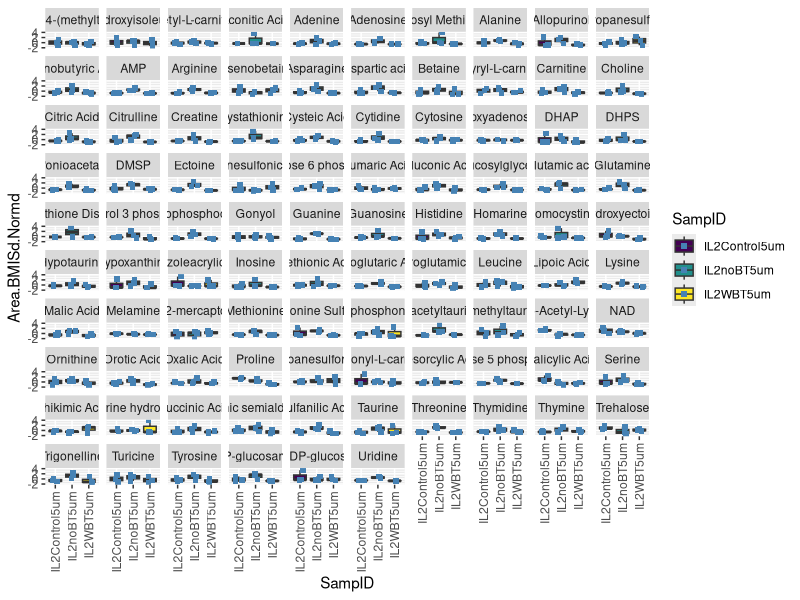
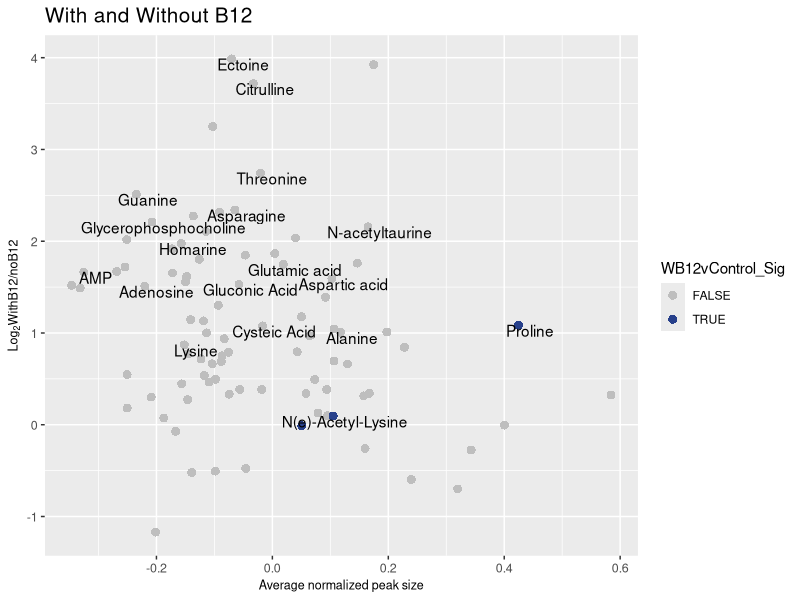

These charts were generated, in order, by the following R code:
library(tidyverse)
options(scipen = 999)

# Set treatment filters
myTreatments <- c("WBT|IL2noBT|IL2Control")
myTreatmentsSplit <- strsplit(myTreatments, split = '|', fixed = TRUE)

# Import required files
BMISd.long <- read.csv("data_processed/IsoLagran2_5_notnormd.csv", stringsAsFactors = FALSE) %>%
  select(Mass.Feature:Adjusted.Area) 
  
BMISd.wide <- read.csv("data_processed/IsoLagran2_5_normd.csv", stringsAsFactors = FALSE, check.names = FALSE)
colnames(BMISd.wide)[1] <- "Replicate.Name"
BMISd.wide.notnormd <- BMISd.long %>%
  pivot_wider(names_from = Replicate.Name, 
              values_from = Adjusted.Area)

# Change all sets to long format
BMISd.long.normd <- BMISd.wide %>%
  pivot_longer(-Replicate.Name,
    names_to = "Mass.Feature",
    values_to = "Area.BMISd.Normd") %>%
  select(Mass.Feature, Replicate.Name, Area.BMISd.Normd)

BMISd.wide.normd <- BMISd.long.normd %>%
  spread(key = "Replicate.Name", value = "Area.BMISd.Normd")

# Combine all data and rearrange
full.BMISd <- BMISd.long.normd %>%
  left_join(BMISd.long) %>%
  filter(str_detect(Replicate.Name, myTreatments)) %>%
  separate(Replicate.Name, into = c("one", "two", "SampID", "four"), remove = FALSE) %>%
  select(Mass.Feature, Replicate.Name, SampID, Area.BMISd.Normd, Adjusted.Area) %>%
  unique()
full.BMISd <- full.BMISd[complete.cases(full.BMISd), ]


# Calculate fold changes between treatments
Analysis <- BMISd.wide.notnormd[complete.cases(BMISd.wide.notnormd), ]
mySamps <- colnames(Analysis)

myTreat1 <- mySamps[grepl("IL2WBT", mySamps)]
myTreat2 <- mySamps[grepl("IL2noBT", mySamps)]
myTreat3 <- mySamps[grepl("IL2Control", mySamps)]
myTreatsdf <- Analysis[, c(myTreat1, myTreat2, myTreat3)]

Analysis <- Analysis %>%
  mutate(WvnoB12_FC = log2(rowMeans(Analysis[, myTreat1]) / rowMeans(Analysis[, myTreat2]))) %>%
  mutate(noB12vConv_FC = log2(rowMeans(Analysis[, myTreat2]) / rowMeans(Analysis[, myTreat3]))) %>%
  mutate(WB12vConv_FC = log2(rowMeans(Analysis[, myTreat1]) / rowMeans(Analysis[, myTreat3]))) %>%
  select(matches('Mass|FC'))
  
  
# Set up data for ANOVA
AnovaB12 <- full.BMISd %>%
  select(-Replicate.Name) %>%
  mutate(SampID = factor(SampID, ordered = TRUE)) %>%
  arrange(Mass.Feature) %>%
  ##
  filter(!Mass.Feature == "Hydroxylysine")
  ##
glimpse(AnovaB12) #Use for the future
levels(AnovaB12$SampID)

# Graph normalized areas for reference
Normd.Areas <- ggplot(AnovaB12, aes(x = SampID, y = Area.BMISd.Normd, fill = SampID)) +
  geom_boxplot() +
  facet_wrap(~Mass.Feature) +
  theme(axis.text.x = element_text(angle = 90, hjust = 1, vjust = 0.5)) +
  geom_jitter(shape = 15,
              color = "steelblue",
              position = position_jitter(0.21))
Normd.Areas

# Apply ANOVA to dataframe, summarize and check significance
AnovaList <- lapply(split(AnovaB12, AnovaB12$Mass.Feature), function(i) {
  aov(lm(Area.BMISd.Normd ~ SampID, data = i))
}) 
AnovaListSummary <- lapply(AnovaList, function(i) {
  summary(i)
})

# Apply Tukey to dataframe and check significance
TukeyList <- lapply(AnovaList, function(x) TukeyHSD(x))

# Summarize ANOVA and create dataframe of significance
AnovaDF <- as.data.frame(do.call(rbind, lapply(AnovaListSummary, function(x) {temp <- unlist(x)})))
colnames(AnovaDF)[9] <- "AnovaP"

AnovaDF <- AnovaDF %>%
  rownames_to_column(var = "Mass.Feature") %>%
  mutate(AnovaSig = ifelse(AnovaP < 0.1, TRUE, FALSE)) %>%
  select(Mass.Feature, AnovaP, AnovaSig) %>%
  arrange(Mass.Feature)

# Summarize Tukey HSD and create dataframe of significance
TukeyDF <- as.data.frame(do.call(rbind, lapply(TukeyList, function(x) {temp <- unlist(x)}))) %>%
  select(SampID10:12) %>%
  rownames_to_column("Mass.Feature") %>%
  rename(noB12vControl = SampID10,
         WB12vControl = SampID11,
         WB12vnoB12 = SampID12) %>%
  mutate(noB12vControl_Sig = ifelse(noB12vControl < 0.1, TRUE, FALSE),
          WB12vControl_Sig = ifelse(WB12vControl < 0.1, TRUE, FALSE),
          WB12vnoB12_Sig = ifelse(WB12vnoB12 < 0.1, TRUE, FALSE)) %>%
  arrange(Mass.Feature)


# Join with original data to plot
toPlot <- full.BMISd %>%
  left_join(AnovaDF) %>%
  group_by(Mass.Feature, SampID) %>%
  mutate(AveSmp = mean(Area.BMISd.Normd, na.rm = TRUE)) %>%
  select(Mass.Feature, SampID, AveSmp, AnovaSig) %>%
  unique() %>%
  left_join(TukeyDF) %>%
  left_join(Analysis) %>%
  arrange(Mass.Feature) %>%
  drop_na() %>%
  group_by(Mass.Feature) %>%
  mutate(TotalAve = mean(AveSmp))

#mutate(WvnoB12_FC = log2(rowMeans(TukeyDF[, myTreat1]) / rowMeans(WBMISd[, myTreat2])))

a <- ggplot(toPlot, aes(x = TotalAve, y = -1*(WvnoB12_FC), fill = WB12vControl_Sig,
                          label = Mass.Feature)) +
  geom_point(size = 3, shape = 21, stroke=0) +  
  scale_fill_manual(values = c("grey", "royalblue4")) +
  scale_alpha_manual(values = c(1, 0.5)) +
  ggtitle("With and Without B12") +
  theme(plot.title = element_text(size = 15),
        legend.position="none",
        axis.title.y=element_text(size=9),
        axis.title.x=element_text(size=9),
        axis.text=element_text(size=9)) +
  labs(x="Average normalized peak size", y=expression(paste(Log[2], "WithB12/noB12", sep = ""))) +
  theme(legend.position="right") +
  geom_text(data = subset(toPlot, AnovaSig == TRUE), nudge_y = -0.06, nudge_x = 0.02, check_overlap = TRUE) # | AveSmp > 100000000 | AveSmp < 100000 | (-1*(T0vDSW_FC) > 3)),
            #hjust = "inward", nudge_x = 0.05) 
a

